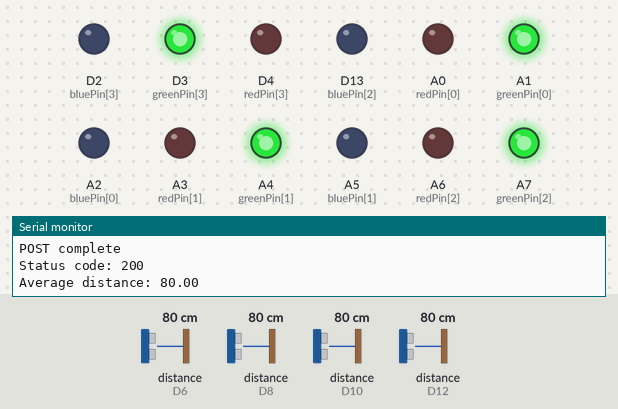
This sketch was run on a simulated Arduino Nano 33 IoT. On the bench: output pins drawn as LEDs (lit = HIGH), the last lines printed to the serial monitor. The test bench sets the inputs (shaded band); at power-on: distance to the obstacle (sensors on D6, D8, D10, D12) 80 cm. The echo pulse lasts 58.3 µs per cm; WiFi joins after 1.5 s; servers stay silent unless stated; uploads are accepted with an empty reply.

Above: at 13.1 s.
13.2 s: distance to the obstacle (sensor on D6) set to 75 cm
15.5 s: distance to the obstacle (sensor on D6) set to 66 cm
At 17.8 s:
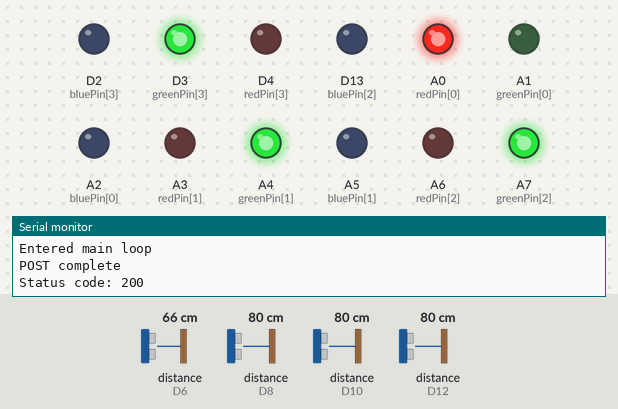
18.2 s: distance to the obstacle (sensor on D8) set to 74 cm
20.3 s: distance to the obstacle (sensor on D8) set to 67 cm
At 21.9 s:
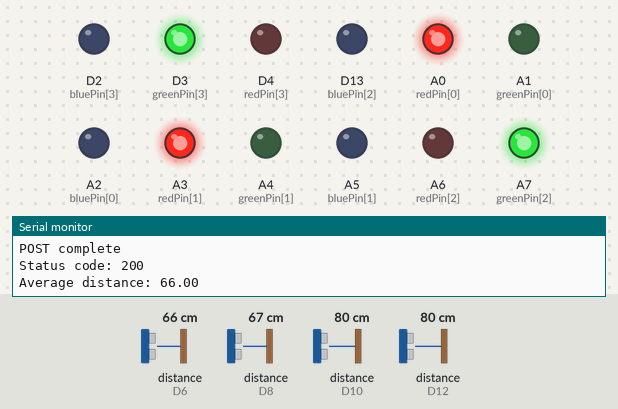
22.2 s: distance to the obstacle (sensor on D10) set to 74 cm
24.3 s: distance to the obstacle (sensor on D10) set to 66 cm
At 26.0 s:
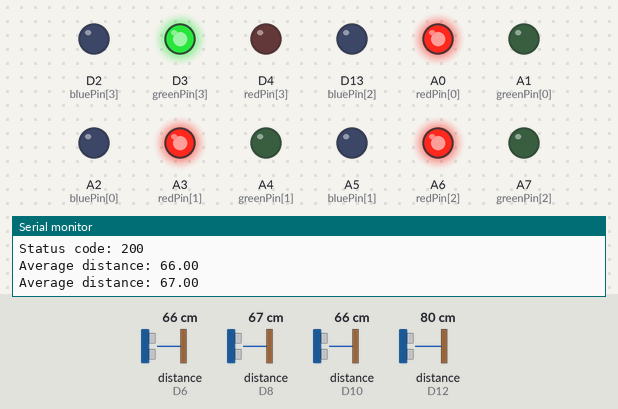
Timing chart, 0 to 27.2 s (numbered marks = the images above; inputs shaded):
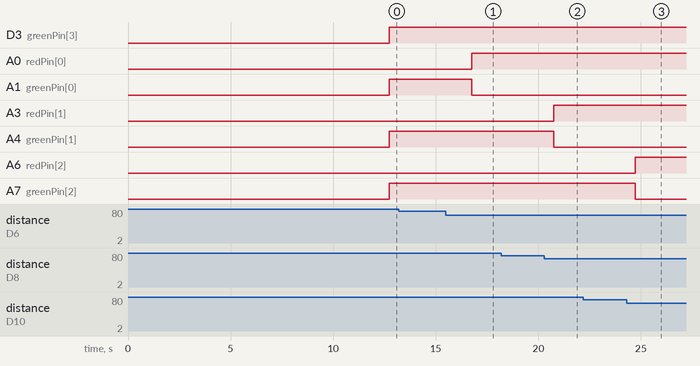

Measured:
- the behaviour switches between 71 and 70 cm on distance to the obstacle (sensor on D6) (found by bisection; images 0 and 1)
- the behaviour switches between 71 and 70 cm on distance to the obstacle (sensor on D8) (found by bisection; images 1 and 2)
- the behaviour switches between 71 and 70 cm on distance to the obstacle (sensor on D10) (found by bisection; images 2 and 3)
- after the input at 15.5 s, A0 (redPin[0]): LOW → HIGH after 1.3 s; A1 (greenPin[0]): HIGH → LOW after 1.3 s
- after the input at 20.3 s, A3 (redPin[1]): LOW → HIGH after 0.46 s; A4 (greenPin[1]): HIGH → LOW after 0.46 s
- after the input at 24.3 s, A6 (redPin[2]): LOW → HIGH after 0.42 s; A7 (greenPin[2]): HIGH → LOW after 0.42 s

The sketch:

Wifi_Sensor_WIP.ino
```cpp
#include "WifiConnection.h"
#include "SensorArray.h"
#include "arduino_secrets.h"
#include <DistanceSensor.h>  //Library by Segilmez06
#include <ArduinoHttpClient.h>
#include <string.h>

//Distance Sensors
int S_Trig[] = { 5, 7, 9, 11 };
int S_Echo[] = { 6, 8, 10, 12 };
DistanceSensor sensorArr[] = {
  DistanceSensor(S_Trig[0], S_Echo[0]),
  DistanceSensor(S_Trig[1], S_Echo[1]),
  DistanceSensor(S_Trig[2], S_Echo[2]),
  DistanceSensor(S_Trig[3], S_Echo[3])
};

SensorArray sensorArray_LED = SensorArray();

//WiFi vars
char ssid[] = SECRET_SSID;
WifiConnection wifiConnection_HTTP(ssid);

int* is_reserved = new int[4];
volatile bool timerFlag = false;

void setup() {
  Serial.begin(9600);
  delay(5000);
  // Sensor Pin mode
  sensorArray_LED.SensorSetup(S_Trig, S_Echo);
  //RGB LED Pin Mode
  sensorArray_LED.LEDsetup();

  // Take initial measurements
  for (int i = 0; i < 4; i++) {
    sensorArray_LED.setStatus(sensorArr[i], i);
  }

  // Wifi connection
  Serial.println("WiFi connection begin");
  wifiConnection_HTTP.begin();  //Set up WiFi connection
  int responseCode = 0;
  while (responseCode != 200) {
    responseCode = wifiConnection_HTTP.serverGetSpotIds();
    Serial.println(responseCode);
    Serial.println("After GET");  // GET request for spot ids.
  }
  wifiConnection_HTTP.idFlag = true;
}

void loop() {
  Serial.println("Entered main loop");
  bool* is_occupied_arr = sensorArray_LED.getStatus();
  is_reserved = wifiConnection_HTTP.serverUpdateSpot(is_occupied_arr, wifiConnection_HTTP.spot_ids);  // post request posts the sensor data to a spot

  // Take measurements and print their values
  for (int i = 0; i < 4; i++) {
    sensorArray_LED.setStatus(sensorArr[i], i);
    delay(100);  //Eventually delete but for troubleshooting leave
  }

  is_occupied_arr = sensorArray_LED.getStatus();
  for (int i = 0; i < 4; i++) {
    // Serial.print("isReserved from Server: ");
    // Serial.println(is_reserved[i]);
    if (is_reserved[i] == 1) {        // checks if the server has the spot reserved
      sensorArray_LED.setLED(i, 2);   // if the spot is reserved then turn yellow
    } else if (is_occupied_arr[i]) {  //checks if our system has the spot as occupied or open
      sensorArray_LED.setLED(i, 1);   //if the spot is occupied turn red
    } else {
      sensorArray_LED.setLED(i, 0);  //if the spot is open turn green
    }
    // delay(500);  //Eventually delete but for troubleshooting leave
  }
}
```

SensorArray.cpp
```cpp
#include "Arduino.h"
#include "SensorArray.h"
#include <DistanceSensor.h>

//LED Pin Assignments
//          R, G, B
// LED1 = [A0,A1,A2]
// LED2 = [A3,A4,A5]
// LED3 = [A6,A7,D13]
// LED1 = [D4,D3,D2]
int redPin[] = { 14, 17, 20, 4 };    //[A0,A3,A6,D4]
int greenPin[] = { 15, 18, 21, 3 };  //[A1,A4,A7,D3]
int bluePin[] = { 16, 19, 13, 2 };   //[A2,A5,D13,D2]


SensorArray ::SensorArray() {
  for (int i = 0; i < 4; i++) {
    spotStatus[i] = false;
  }
}

void SensorArray ::setStatus(DistanceSensor sensor, int statusIndex) {
  int measurements = 10;
  float avgDist = 0;

  for (int i = 0; i < measurements; i++) {
    avgDist += sensor.getCM();
  }
  avgDist /= measurements;

  Serial.print("Average distance: ");
  Serial.println(avgDist);
  if (avgDist <= 70.0) {
    spotStatus[statusIndex] = 1;
  } else {
    spotStatus[statusIndex] = 0;
  }
}

bool* SensorArray ::getStatus(){
  return spotStatus;
}

void SensorArray ::SensorSetup(int trigPins[], int echoPins[]) {
  //RGB LED Pin Mode
  for (int i = 0; i < 4; i++) {
    pinMode(trigPins[i], OUTPUT);
    pinMode(echoPins[i], INPUT);
  }
}

// LED ---------------------------
void SensorArray ::LEDsetup() {
  //RGB LED Pin Mode
  for (int i = 0; i < 4; i++) {
    pinMode(redPin[i], OUTPUT);
    pinMode(greenPin[i], OUTPUT);
    pinMode(bluePin[i], OUTPUT);
  }
}

void SensorArray ::setLED(int index, int status) {

  if (status == 0) {
    setColor(0, 255, 0, index);  //Green
  } else if (status == 1) {
    setColor(255, 0, 0, index);  //Red
  } else {
    setColor(255, 255, 255, index);  //yellow
  }
}

void SensorArray ::setColor(int redValue, int greenValue, int blueValue, int index) {
  //Writing to LED
  digitalWrite(redPin[index], redValue);
  digitalWrite(greenPin[index], greenValue);
  digitalWrite(bluePin[index], blueValue);
}
```

SensorArray.h
```cpp
#ifndef SensorArray_h
#define SensorArray_h

#include <Arduino.h>
#include <DistanceSensor.h>

/**
 * This class represents a sensor array used to measure distances and translate it
 *    into a parking spot's current status:
 *      0: Open
 *      1: Occupied
 *      2: Reserved
 */
class SensorArray {
public:
  /**
     * Currently constructs a SensorArray object which initializes all spotStatus elements to open.
     */
  SensorArray();

  /**
   * This holds the status of the four spots that a single array is responsible for.
   *    0: Open spot
   *    1: Occupied spot
   *    2: Reserved spot
   *
   * It should be noted that the POST request header for an updated status is a boolean "is_occupied" field
   *    indicating that we should send a false value on an open spot and a true value on an occupied spot.
   */
  bool spotStatus[4];

  /**
   * This method currently takes in a single sensor and its corresponding status index in spotStatus, makes a
   *  measurement with the sensor and translates it into an updated status stored at statusIndex.
   */
  void setStatus(DistanceSensor sensor, int statusIndex);

  /**
   * Returns the status of a sensor at some statusIndex.
   */
  bool* getStatus() ;

  /**
  * Sets the pin modes for each of the sensors
  */
  void SensorSetup(int trigPins[], int echoPins[]);

  /****************************************
  LED FUNCTIONS
  *****************************************/

  /*
   * Defines each LED pin array as an output pin
   */
  void LEDsetup ();

  /*
   * Takes in the current status of a sensor at some index and sets the corresponding led to either
   *    of the following colors:
   *        Green = Open
   *        Red   = Occupied
   */
  void setLED(int index, int status);

  /*
   * Sets the analog value of each
   */
  void setColor(int redValue, int greenValue, int blueValue, int index);
};

#endif
```

WifiConnection.cpp
```cpp
#include "api/Print.h"
#include <stdio.h>
/**
 * Cut out serial monitor calls
 * Create a function to update the main code file
 *    about connection status
 * Upon a disconnect, flag and update main code
 * Reset flag and update main code upon reconnection
 */

#include "Arduino.h"
#include "WifiConnection.h"
#include "arduino_secrets.h"
#include <ArduinoHttpClient.h>


WifiConnection ::WifiConnection(const char* ssid) {
  bcopy(ssid, _ssid, strlen(ssid));
  status = WL_IDLE_STATUS;
  connected = false;
  spot_ids;
}

void WifiConnection ::begin() {
  while (status != WL_CONNECTED) {  // While the connection is not successful
    Serial.print("Attempting to connect to network: ");
    Serial.println(_ssid);

    // Connect to WPA/WPA2 network:
    status = WiFi.begin(_ssid);
    checkConnectionStatus();
    // wait 5 seconds for connection:
    delay(5000);
  }

  WiFi.macAddress(mac);

  connected = true;
  // Connection successful
  Serial.println("You're connected to the network");
  Serial.println("---------------------------------------");
}

void WifiConnection ::wifiInfo() {

  // print your board's IP address:
  IPAddress ip = WiFi.localIP();
  Serial.print("IP Address: ");
  Serial.println(ip);

  // print the received signal strength:
  long rssi = WiFi.RSSI();
  Serial.print("RSSI: ");
  Serial.println(rssi);

  // Get the connection status
  checkConnectionStatus();
}

void WifiConnection ::checkConnectionStatus() {
  status = WiFi.status();

  Serial.print("Status: ");
  Serial.print(status);
  Serial.print(" ");

  switch (status) {
    case 0:
      Serial.println("System idle");
      break;
    case 1:
      Serial.println("No SSID available");
      break;
    case 2:
      Serial.println("Scan for networks completed");
      break;
    case 3:
      Serial.println("Connected to network");
      break;
    case 4:
      Serial.println("Connection failed");
      break;
    case 5:
      Serial.println("Connection lost");
      if (connected) { reconnect(); }
      break;
    case 6:
      Serial.println("Disconnected");
      break;
    case 255:
      Serial.println("No WiFi shield detected");
      break;
    default:
      Serial.println("Unknown status code");
  }
}

void WifiConnection ::disconnect() {
  status = WiFi.disconnect();
  connected = false;
}

void WifiConnection ::reconnect() {
  int attempts = 0;
  while (status != WL_CONNECTED) {
    if (attempts > 2) {
      NVIC_SystemReset();
    }
    status = WiFi.begin(_ssid);
    attempts++;
  }
}

// HTTP STUFF-----------------------------------------------
//HTTP Requests
WiFiClient wifi;
char host[] = "10.48.8.121";

HttpClient http(wifi, host, 5000);

int* WifiConnection::serverUpdateSpot(bool* is_occupied, int* spot_ids){

  static int isReservedInt[4];
  char isReserved[25];
  String contentType = "application/json";

  char postInfo[300] = {'[', '\0'};
  char spotInfoBuff[300];

  for (int i = 0; i < 4; i++) {
    if (i < 3) {
      sprintf(spotInfoBuff, "{\"spot_id\":%d,\"is_occupied\":%d},", spot_ids[i], is_occupied[i]);
    } else {
      sprintf(spotInfoBuff, "{\"spot_id\":%d,\"is_occupied\":%d}]", spot_ids[i], is_occupied[i]);
    }
    strcat(postInfo, spotInfoBuff);
  }

  // Serial.print("POST INFO: ");
  // Serial.println(postInfo);

  // Serial.println("making POST request");
  http.post("/updateSpot", contentType, postInfo);
  Serial.println("POST complete");

  // read the status code and body of the response
  int statusCode = http.responseStatusCode();
  // Serial.print("responseBody: ");

  http.responseBody().toCharArray(isReserved, 25);;
  Serial.print("Status code: ");
  Serial.println(statusCode);

  // Serial.print("isReserved: ");
  // Serial.println(isReserved);
  sscanf(isReserved, "[%d,%d,%d,%d]", &isReservedInt[0], &isReservedInt[1], &isReservedInt[2], &isReservedInt[3]);
  return isReservedInt;
}

int WifiConnection ::serverGetSpotIds() {
  Serial.println("Making GET Request");
  String contentType = "text/plain";

  char mac_address[(sizeof mac) + 1];
  mac_address[sizeof mac] = 0;
  // sprintf(mac_address, "%x:%x:%x:%x:%x:%x", mac[0], mac[1], mac[2], mac[3], mac[4], mac[5]);
  snprintf(mac_address, sizeof(mac_address), "%02x:%02x:%02x:%02x:%02x:%02x", mac[0], mac[1], mac[2], mac[3], mac[4], mac[5]);

  Serial.println("Mac address");

  char getData[100];
  sprintf(getData, "/initialize?mac_address=%s", mac_address);
  http.get(getData);
  Serial.println("Get Data");

  int statusCode = http.responseStatusCode();
  char response[100];
  http.responseBody().toCharArray(response, 100);
  sscanf(response, "[%d,%d,%d,%d]", &spot_ids[0], &spot_ids[1], &spot_ids[2], &spot_ids[3]);
  Serial.println("response");
  return statusCode;
}
```

WifiConnection.h
```cpp
/**
 * This class creates and maintains a WiFi connection between an
 *    Arduino Nano 33 IoT and some WiFi network
 */

#ifndef WifiConnection_h
#define WifiConnection_h

#include <Arduino.h>
#include <WiFiNINA.h>  //Library by Arduino
#include "arduino_secrets.h"

class WifiConnection {
public:
  int spot_ids[4];

  /*
   * Flag to indicate that the spot ids have been retrieved from the server on a system start up
   */
  bool idFlag = false;

  /**
   * The MAC address of this board
   */
  byte mac[6];

  /*
   * Constructs a WifiConnection which manages the WiFi connection
   *    of an Arduino Nano 33 IoT
   *
   * @param ssid - the ssid of the WiFi network the board is connecting to
   */
  WifiConnection(const char* ssid);

  /*
   * Establishes an initial connection to the network
   */
  void begin();

  /*
   * Displays the following connection information:
   *    Board IP Address
   *    Network SSID
   *    Received Signal Strength
   */
  void wifiInfo();

  /*
   * Checks the connection status and reconnects upon a disconnect
   *    Status codes:
   *      0: System idle
   *      1: No SSID available
   *      2: Scan for networks completed
   *      3: Connected to the network with SSID "_ssid"
   *      4: Connection failed
   *      5: Connection lost
   *          In this case, see reconnect() below
   *      6: Disconnected
   *      255: No WiFi shield detected
   *      Other: Unknown code
   */
  void checkConnectionStatus();

  /*
   * Disconnects the board from the network
   */
  void disconnect();

  /*
   * A value storing the status of the connection
   */
  int status;

  // NOTE: Removed both GET requests as they are unnecessary

  /*
   * Posts an updated status for a spot with id 'id' to the server.
   * The response of this request will carry an 'is_reserved' status and this will
   *   be used to overwrite our LED color to indicate a reservation for that spot.
   *
   * TODO: Update parameters to take in an array of statuses and ids to post in
   *    a request body then parse an array of responses
   */
  int* serverUpdateSpot(bool* is_occupied, int* spot_ids);

  /*
   * Used to get the ids of the spots which correspond to the sensors on system start up.
   * Returns - an array of spot ids
   */
  int serverGetSpotIds();

private:
  /*
   * This function reconnects the board to the network
   * In the case of up to three faild reconnects, this function restarts the system
   */
  void reconnect();
  /*
   * The SSID of the network
   */
  char _ssid[30];

  /*
   * A flag to signal when the system is intentionally disconnected from the network so that
   *    reconnect() is not called if a call is made to checkConnectionStatus() after a
   *    disconnect() call is made.
   */
  bool connected;
};

#endif
```

arduino_secrets.h
```cpp
#define SECRET_SSID "IASTATE"
#define SECRET_PASS ""
```
